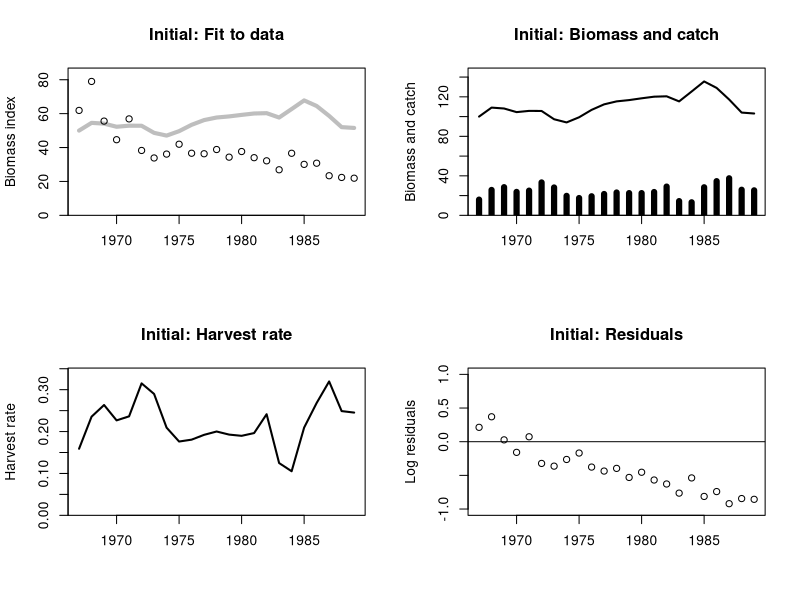
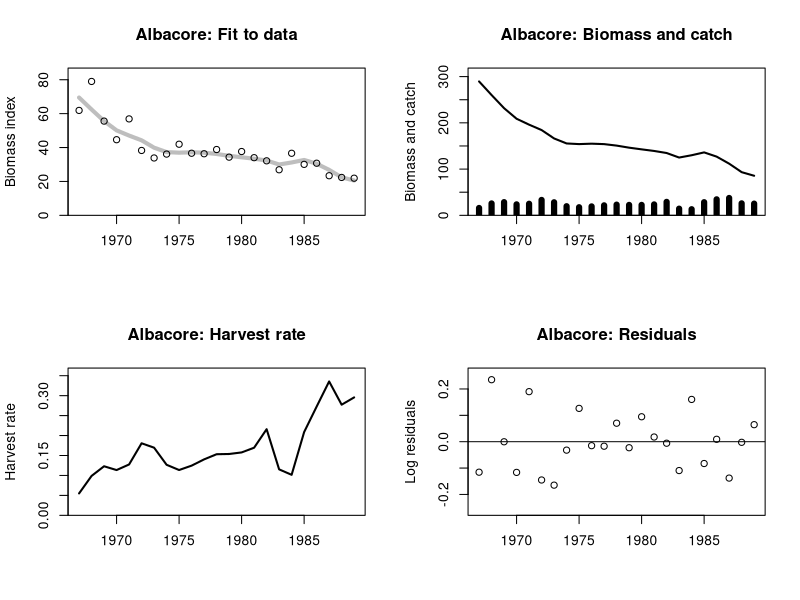
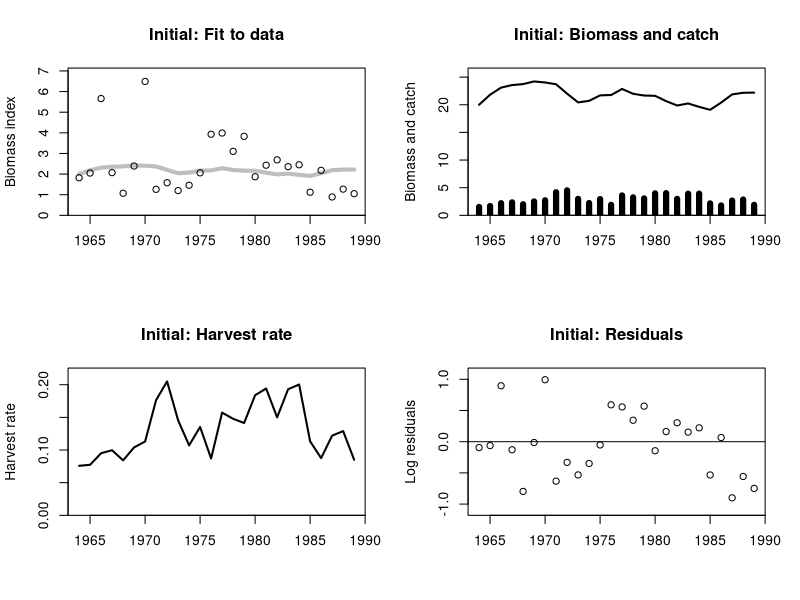
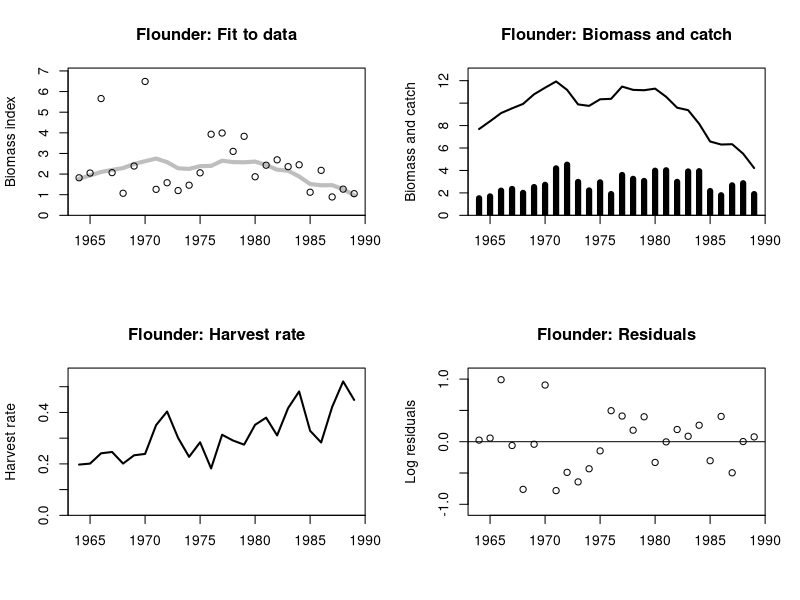
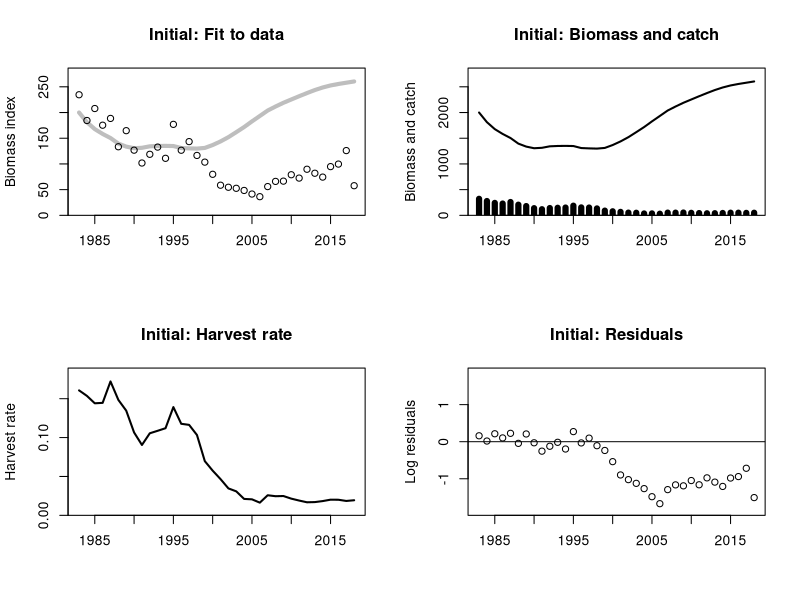
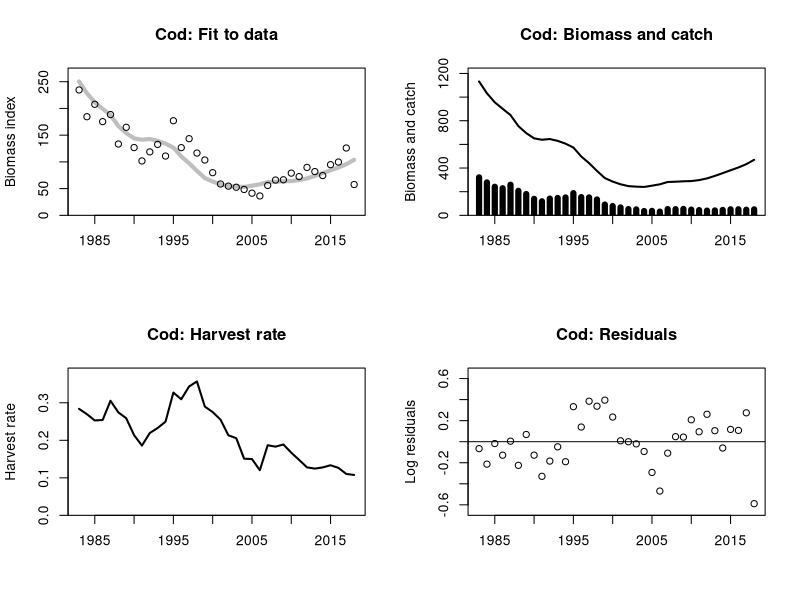

Source code (R) for these figures, in order:
schaefer <- function(par, data, report=FALSE, plot=FALSE, ...)
{
  r <- exp(par[["logr"]])
  K <- exp(par[["logK"]])
  Binit <- exp(par[["logBinit"]])
  q <- exp(par[["logq"]])
  year <- data$Year
  C <- data$Catch
  I <- data$Index
  n <- length(year)
  B <- numeric(n)
  B[1] <- Binit
  for(i in 1:(n-1))
  {
    B[i+1] <- max(B[i] + r*B[i]*(1-B[i]/K) - C[i], 1e-4)
  }
  Ifit <- q * B

  res <- log(I) - log(Ifit)
  RSS <- sum(res^2)

  pars <- c(r=r, K=K, Binit=Binit, q=q)
  refpts <- c(HRmsy=0.5*r, Bmsy=0.5*K, MSY=0.25*r*K)
  HR <- C/B

  if(plot)
    plot_schaefer(list(t=year, B=B, C=C, I=I, Ifit=Ifit, res=res, HR=HR), ...)

  if(report)
    list(t=year, B=B, C=C, I=I, Ifit=Ifit, res=res, HR=HR,
         pars=pars, refpts=refpts, RSS=RSS)
  else
    RSS
}

plot_schaefer <- function(fit, label="")
{
  if(label != "") label <- paste0(label, ":")

  opar <- par(mfrow=c(2,2)); on.exit(par(opar))

  plot(fit$t, fit$Ifit, ylim=c(0, 1.1*max(fit$I, fit$Ifit)),
       type="l", lwd=4, col="gray", yaxs="i",
       xlab="", ylab="Biomass index", main=paste(label, "Fit to data"))
  points(fit$t, fit$I)

  plot(fit$t, fit$B, type="l", ylim=c(0, 1.1*max(fit$B)), lwd=2, yaxs="i",
       xlab="", ylab="Biomass and catch",
       main=paste(label, "Biomass and catch"))
  points(fit$t, fit$C, type="h", lwd=6)

  plot(fit$t, fit$HR, ylim=c(0, 1.1*max(fit$HR)), type="l", lwd=2, yaxs="i",
       xlab="", ylab="Harvest rate", main=paste(label, "Harvest rate"))

  plot(fit$t, fit$res, ylim=c(-1.1,1.1)*max(abs(fit$res)),
       xlab="", ylab="Log residuals", main=paste(label, "Residuals"))
  abline(h=0)
}

################################################################################
## South Atlantic albacore

albacore <- read.table("albacore.dat", header=TRUE)
init <- c(logr=log(0.5), logK=log(200), logBinit=log(100), logq=log(0.5))

schaefer(init, albacore, plot=TRUE, label="Initial")
optim(init, schaefer, data=albacore)
est <- optim(init, schaefer, data=albacore)$par
fit <- schaefer(est, albacore, report=TRUE, plot=TRUE, label="Albacore")

fit$pars
fit$RSS
fit$refpts

################################################################################
## Georges Bank winter flounder

flounder <- read.table("flounder.dat", header=TRUE)
init <- c(logr=log(0.5), logK=log(30), logBinit=log(20), logq=log(0.1))

schaefer(init, flounder, plot=TRUE, label="Initial")
optim(init, schaefer, data=flounder)
optim(init, schaefer, data=flounder, method="Nelder-Mead",
      control=list(maxit=1e5, reltol=1e-10))
nlminb(init, schaefer, data=flounder, control=list(eval.max=1e4, iter.max=1e4))
est <- nlminb(init, schaefer, data=flounder,
              control=list(eval.max=1e4, iter.max=1e4))$par
fit <- schaefer(est, flounder, report=TRUE, plot=TRUE, label="Flounder")

t(fit$pars)
fit$RSS
t(fit$refpts)


################################################################################
## Cod

cod <- read.csv("cod.csv")
init <- c(logr=log(0.2), logK=log(3000), logBinit=log(2000), logq=log(0.1))

schaefer(init, cod, plot=TRUE, label="Initial")
optim(init, schaefer, data=cod)
optim(init, schaefer, data=cod, method="Nelder-Mead",
      control=list(maxit=1e5, reltol=1e-10))
nlminb(init, schaefer, data=cod, control=list(eval.max=1e4, iter.max=1e4))
est <- nlminb(init, schaefer, data=cod,
              control=list(eval.max=1e4, iter.max=1e4))$par
fit <- schaefer(est, cod, report=TRUE, plot=TRUE, label="Cod")

t(fit$pars)
fit$RSS
fit$refpts
